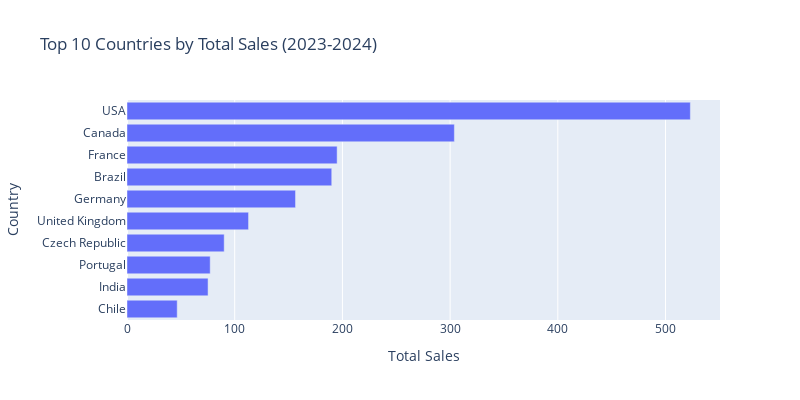

The notebook cell this image was saved under:
### Code cell
# QUEST 7
# TODO buatlah visualisasi menggunakan barplot untuk menampilkan 10 country dengan total spending pada periode 2023-2024
plot_top_country_2324 = px.bar(
    top_country_2324.sort_values('total', ascending=True),
    # TODO lengkapi kode di bawah ini
    x='total',
    y='country',
    title='Top 10 Countries by Total Sales (2023-2024)',
    labels={'country': 'Country', 'total': 'Total Sales'},
    orientation='h',
)
plot_top_country_2324.update_layout(width=800, height=400)
plot_top_country_2324.show()

### Figure 1 — Plotly figure (JSON) as saved in the notebook; plotly's stock layout.template omitted (floating-point values rounded to 4 significant figures)
{"data": [{"hovertemplate": "Total Sales=%{x}<br>Country=%{y}<extra></extra>", "legendgroup": "", "marker": {"color": "#636efa", "pattern": {"shape": ""}}, "name": "", "orientation": "h", "showlegend": false, "textposition": "auto", "type": "bar", "x": [46.62, 75.26, 77.24, 90.24, 112.9, 156.5, 190.1, 195.1, 304.0, 523.1], "xaxis": "x", "y": ["Chile", "India", "Portugal", "Czech Republic", "United Kingdom", "Germany", "Brazil", "France", "Canada", "USA"], "yaxis": "y"}], "layout": {"barmode": "relative", "height": 400, "legend": {"tracegroupgap": 0}, "title": {"text": "Top 10 Countries by Total Sales (2023-2024)"}, "width": 800, "xaxis": {"anchor": "y", "domain": [0, 1], "title": {"text": "Total Sales"}}, "yaxis": {"anchor": "x", "domain": [0, 1], "title": {"text": "Country"}}}}
